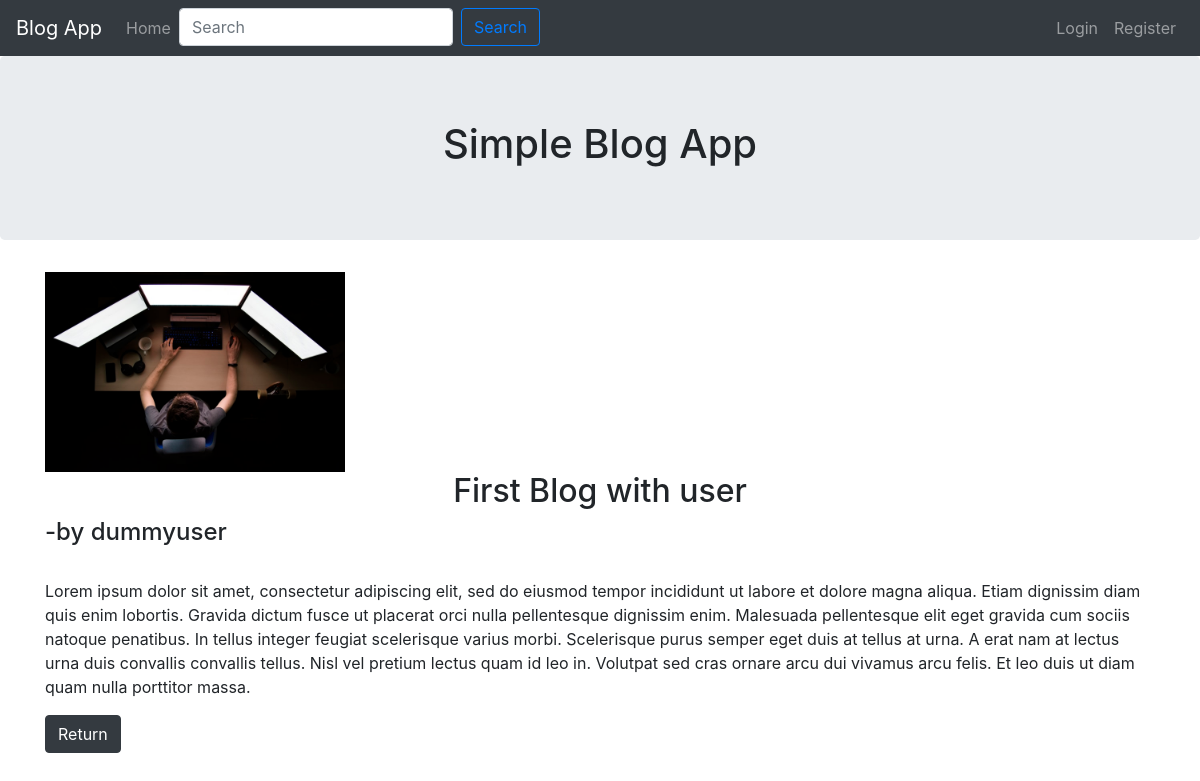
/blog/read/1/, run on the app's committed database.
### blog/models.py (models this page shows, shortened)
class Blogs(models.Model):
    title = models.CharField(max_length=100)
    body = models.TextField()
    thumbnail = models.ImageField()
    date = models.DateField(auto_now=True)
    postuser = models.ForeignKey(User, on_delete=models.CASCADE)

### blog/views.py (the view)
# urls.py: path('read/<int:id>/', readblog),
def readblog(request, id):
    blog = Blogs.objects.get(id=id)
    return render(request, 'blog/readblog.html', {'blog': blog})

### blog/templates/blog/readblog.html
{% extends 'baselayout.html' %} {% block content %}
<div class="container">
  <img src="{{blog.thumbnail.url}}" style="width: 300px; height: 200px;" />
  <h2 class="text-center">{{blog.title}}</h2>
  <h4>-by {{blog.postuser}}</h4>
  <br />
  <p>
    {{blog.body}}
  </p>
  <a href="/blog/home" class="btn btn-dark">Return</a>
</div>
{% endblock %}

### assets/styles.css (style rules this page uses)
body { background-color: aqua; }

### data on the page
Blogs: thumbnail (picture), title "First Blog with user", postuser "dummyuser", body "Lorem ipsum dolor sit amet, consectetur adipiscing elit, sed do eiusmod tempor incididunt ut labore et dolore magna aliqua. Etiam dignissim diam quis enim lobortis. Gravida dictum fusce ut placerat orci nulla pellentesque dignissim enim. Malesuada pellentesque elit eget gravida cum sociis natoque penatibus. In tellus integer feugiat scelerisque varius morbi. Scelerisque purus semper eget duis at tellus at urna. A erat nam at lectus urna duis convallis convallis tellus. Nisl vel pretium lectus quam id leo in. Volutpat sed cras ornare arcu dui vivamus arcu felis. Et leo duis ut diam quam nulla porttitor massa."
